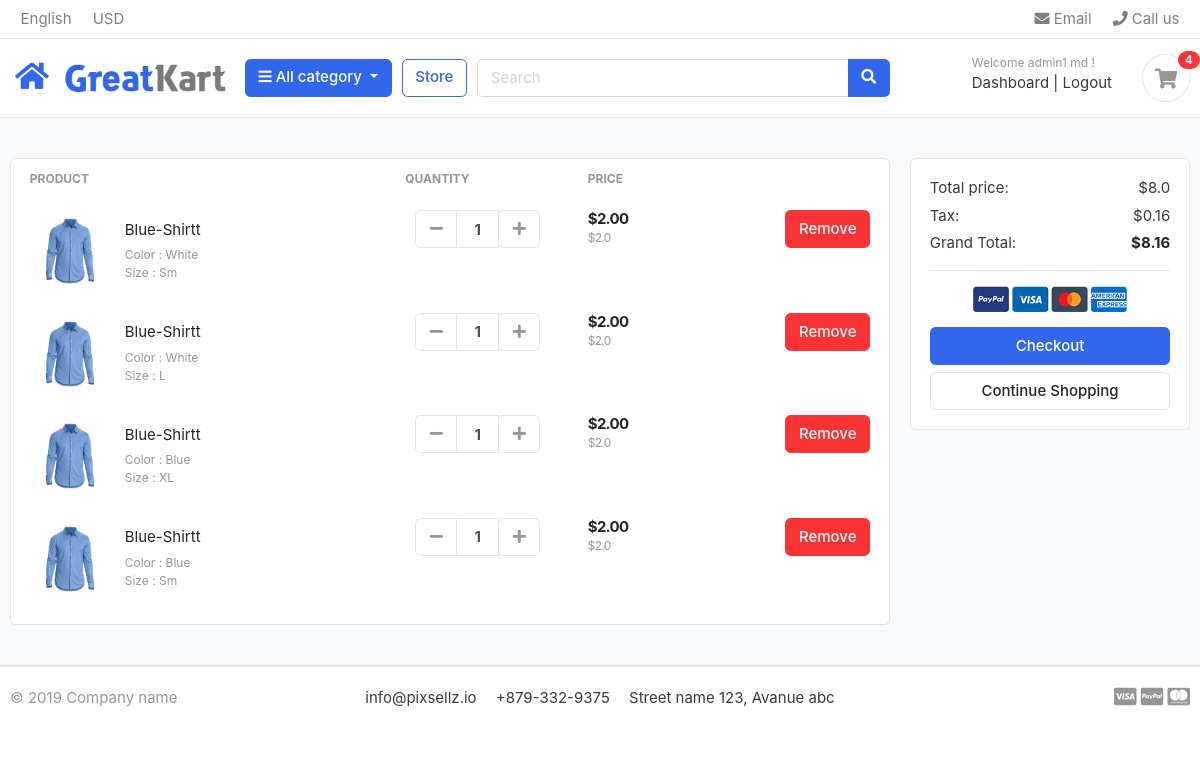
The page /carts/ (signed in) on the database as committed earlier.
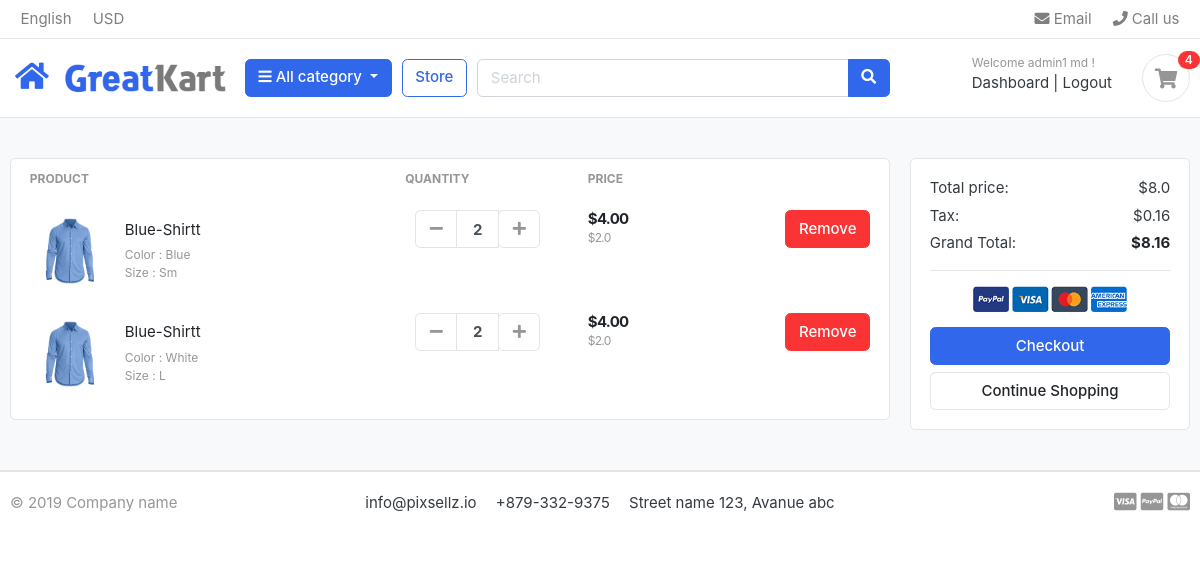
The same page on the database as committed later.
### carts/models.py (models this page shows, shortened)
class CartItem(models.Model):
    user         = models.ForeignKey(Account , on_delete = models.CASCADE , null=True)
    product      = models.ForeignKey(Product , on_delete=models.CASCADE)
    variations   = models.ManyToManyField(Variation , blank= True)
    cart         = models.ForeignKey(Cart , on_delete=models.CASCADE , null = True)
    quantity     = models.IntegerField()
    is_active    = models.BooleanField(default=True)
    def sub_total(self):
        return (self.product.price * self.quantity)

### store/models.py (models this page shows, shortened)
class Product(models.Model):
    product_name = models.CharField(max_length=100,unique=True)
    slug         = models.SlugField(max_length=100,unique=True)
    description  = models.TextField(max_length=255,blank=True)
    price        = models.FloatField()
    pro_image    = models.ImageField(upload_to='photos/product')
    stock        = models.IntegerField()
    is_available = models.BooleanField(default=True)
    category     = models.ForeignKey(Category , on_delete=models.CASCADE)
    created_date = models.DateTimeField(auto_now_add= True)
    modified_date = models.DateTimeField(auto_now= True)
    def get_url(self):
        return reverse("product_details", args=[self.category.slug , self.slug,])
    def __str__(self):
        return self.product_name

class Variation(models.Model):
    product =  models.ForeignKey(Product ,on_delete= models.CASCADE)
    variation_category = models.CharField(max_length= 100 ,choices= variation_category_choices)
    variation_value = models.CharField(max_length= 100 )
    is_active = models.BooleanField(default=True)
    created_date = models.DateField(auto_now_add=True)
    objects = VariationManager()

### carts/views.py (the view)
# urls.py: path('', views.cart , name= 'cart' ),
def cart(request , total = 0 ,quantity = 0 , cart_items = None):
    cart_items = []
    tax = 0
    grand_total = 0
    try:
        if request.user.is_authenticated:
              cart_items = CartItem.objects.filter(user = request.user , is_active = True)
        else:
            cart        = Cart.objects.get(cart_id = _cart_id(request))
            cart_items  = CartItem.objects.filter(cart = cart , is_active = True)
        for cart_item in cart_items:
            total    += (cart_item.product.price * cart_item.quantity)
            quantity += cart_item.quantity
        tax = (2 * total)/100
        grand_total = total + tax
    except ObjectDoesNotExist :
        pass
    context = {
        'total'      : total,
        'quantity'   : quantity,
        'cart_items' : cart_items,
        'tax'        :tax ,
        'grand_total': grand_total,
    }
    return render(request , 'store/cart.html' , context)

### carts/context_processors.py (called while the page is built)
def cart_items(request):
    total_cart_items = 0
    if "admin" in request.path :
        return {}
    else:
        try:
            cart = Cart.objects.filter(cart_id = _cart_id(request))
            if request.user.is_authenticated:
                cart_items = CartItem.objects.all().filter(user = request.user)
            else :
                cart_items = CartItem.objects.all().filter(cart = cart[:1])
            for cart_item in cart_items:
                total_cart_items += cart_item.quantity
        except Cart.DoesNotExist:
            total_cart_items = 0
    return dict(total_cart_items=total_cart_items)

### carts/views.py (called while the page is built)
def _cart_id(request):
    cart = request.session.session_key
    if not cart:
        cart = request.session.create()
    return cart

### category/context_processors.py (called while the page is built)
def menu_links(request):
    links = Category.objects.all()
    return dict(links=links)

### templates/store/cart.html (shortened to what this page needs)
{% extends "base.html" %}
{% load static %}
{% block content %}
<section class="section-content padding-y bg">
<div class="container">
{% if not cart_items %}
    <h2 class="text-center">Your Shopping Cart is Empty</h2>
	<div class="text-center mt-3">
	<a href="{% url 'store' %}" class="btn btn-primary center">Continue Shopping</a>
	</div>
{% else %}
<div class="row">
	<aside class="col-lg-9">
<div class="card">
<table class="table table-borderless table-shopping-cart">
<thead class="text-muted">
<tr class="small text-uppercase">
  <th scope="col">Product</th>
  <th scope="col" width="120">Quantity</th>
  <th scope="col" width="120">Price</th>
  <th scope="col" class="text-right" width="200"> </th>
</tr>
</thead>
<tbody>
{% for c_item in cart_items %}
<tr>
	<td>
		<figure class="itemside align-items-center">
			<div class="aside"><img src="{{c_item.product.pro_image.url}}" class="img-sm"></div>
			<figcaption class="info">
				<a href="{{c_item.product.get_url}}" class="title text-dark">{{c_item.product}}t</a>
				<p class="text-muted small">
				{% if c_item.variations.all %}
				  {% for item in c_item.variations.all %}
				    {{item.variation_category | capfirst}} : {{item.variation_value | capfirst}} <br>
				  {% endfor %}
				{% endif %}
				</p>
			</figcaption>
		</figure>
	</td>
	<td>
					<div class="col">
						<div class="input-group input-spinner">
							<div class="input-group-prepend">
							<a href = "{% url "remove_cart" c_item.product.id c_item.id %} " class="btn btn-light" type="button" id="button-plus"> <i class="fa fa-minus"></i> </a>
							</div>
							<input type="text" class="form-control"  value="{{c_item.quantity}}">
							<div class="input-group-append">
								<form action="{% url "add_cart" c_item.product.id %}" method="POST">
						            <button class="btn btn-light" type="submit" id="button-minus"> <i class="fa fa-plus"></i> </button>
							</form>
							</div>
						</div>
					</div>
	</td>
	<td>
		<div class="price-wrap">
			<var class="price">${{c_item.sub_total}}0</var>
			<small class="text-muted"> ${{c_item.product.price}} </small>
		</div>
	</td>
	<td class="text-right">
	<a href="{% url "delete_cart_item" c_item.product.id c_item.id %}" onclick = "return confirm('Are You Sure, You Want To Delete The Item' )" class="btn btn-danger"> Remove</a>
	</td>
</tr>
{% endfor %}
</tbody>
</table>
</div>
	</aside>
	<aside class="col-lg-3">
		<div class="card">
		<div class="card-body">
			<dl class="dlist-align">
			  <dt>Total price:</dt>
			  <dd class="text-right">${{total}}</dd>
			</dl>
			<dl class="dlist-align">
			  <dt>Tax:</dt>
			  <dd class="text-right">${{tax}}</dd>
			</dl>
			<dl class="dlist-align">
			  <dt>Grand Total:</dt>
			  <dd class="text-right text-dark b"><strong>${{grand_total}}</strong></dd>
			</dl>
			<hr>
			<p class="text-center mb-3">
				<img src="{% static "./images/misc/payments.png" %}" height="26">
			</p>
			<a href="{% url "checkout" %}" class="btn btn-primary btn-block"> Checkout </a>
			<a href="{% url "store" %}" class="btn btn-light btn-block">Continue Shopping</a>
		</div>
		</div>
</aside>
</div>
{% endif %}
</div>
</section>
{% endblock content %}

Rows that differ between the two databases and show on the page:
removed CartItem: product.pro_image (picture), product "Blue-Shirt", quantity "1", sub_total "2.0", product.price "2.0", Variation (variation_category "Color", variation_value "White"), Variation (variation_category "Size", variation_value "Sm")
removed CartItem: product.pro_image (picture), product "Blue-Shirt", quantity "1", sub_total "2.0", product.price "2.0", Variation (variation_category "Color", variation_value "White"), Variation (variation_category "Size", variation_value "L")
removed CartItem: product.pro_image (picture), product "Blue-Shirt", quantity "1", sub_total "2.0", product.price "2.0", Variation (variation_category "Color", variation_value "Blue")
no longer on this page (row unchanged): Variation: variation_category "Size", variation_value "XL", shown under "Blue-Shirt"
removed CartItem: product.pro_image (picture), product "Blue-Shirt", quantity "1", sub_total "2.0", product.price "2.0", Variation (variation_category "Color", variation_value "Blue"), Variation (variation_category "Size", variation_value "Sm")
added CartItem: product.pro_image (picture), product "Blue-Shirt", quantity "2", sub_total "4.0", product.price "2.0", Variation (variation_category "Color", variation_value "Blue"), Variation (variation_category "Size", variation_value "Sm")
added CartItem: product.pro_image (picture), product "Blue-Shirt", quantity "2", sub_total "4.0", product.price "2.0", Variation (variation_category "Color", variation_value "White"), Variation (variation_category "Size", variation_value "L")
